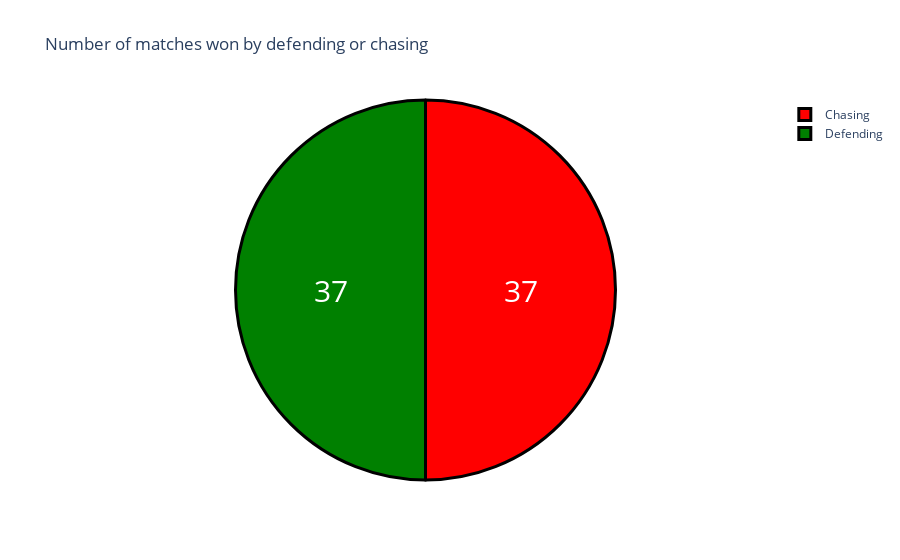

Source (notebook cell):
### Markdown cell above
NUMBER OF MATCH WON WHILE DEFENDING AND CHASING

### Code cell
data['won_by'] = data['won_by'].map({'Wickets':'Chasing',
                                    'Runs':'Defending'})
won_by = data['won_by'].value_counts()
label = won_by.index
counts = won_by.values

colors = ['red', 'green']

fig = go.Figure(data = [go.Pie(labels = label,values = counts)])
fig.update_layout(title_text = "Number of matches won by defending or chasing")
fig.update_traces(hoverinfo = 'label+percent', textinfo = "value", textfont_size = 30,
                 marker = dict(colors= colors, line = dict(color = 'black', width = 3)))

### Figure 1 — Plotly figure (JSON) as saved in the notebook; plotly's stock layout.template omitted (floating-point values rounded to 4 significant figures)
{"data": [{"hoverinfo": "label+percent", "labels": ["Chasing", "Defending"], "marker": {"colors": ["red", "green"], "line": {"color": "black", "width": 3}}, "textfont": {"size": 30}, "textinfo": "value", "type": "pie", "values": [37, 37]}], "layout": {"autosize": true, "title": {"text": "Number of matches won by defending or chasing"}}}
